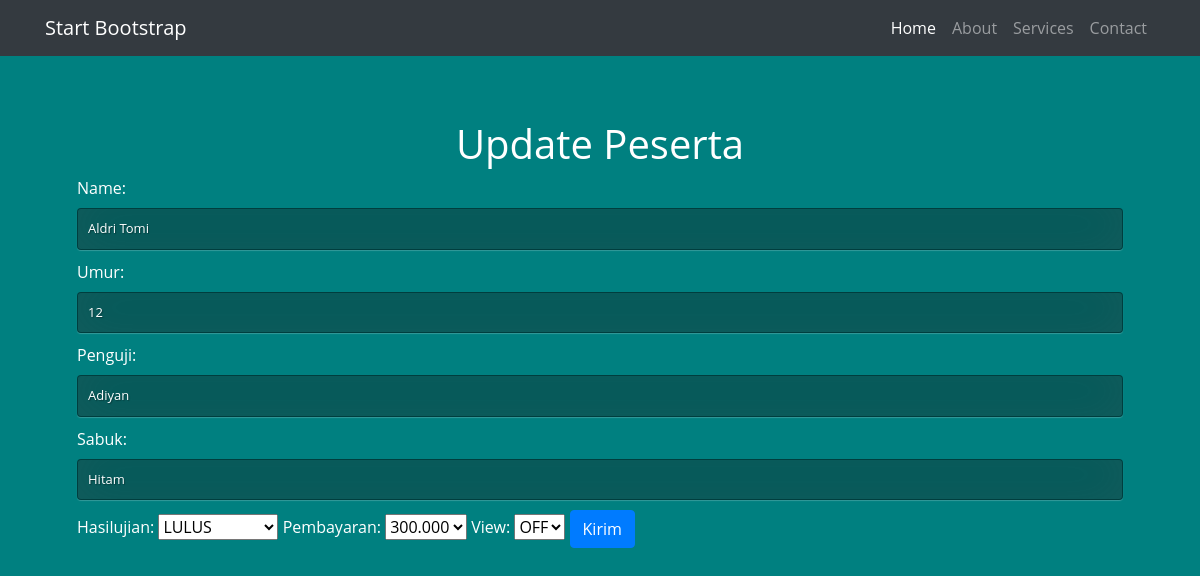
Before: /blog/updatekrida/49 (signed in) with the older database file.
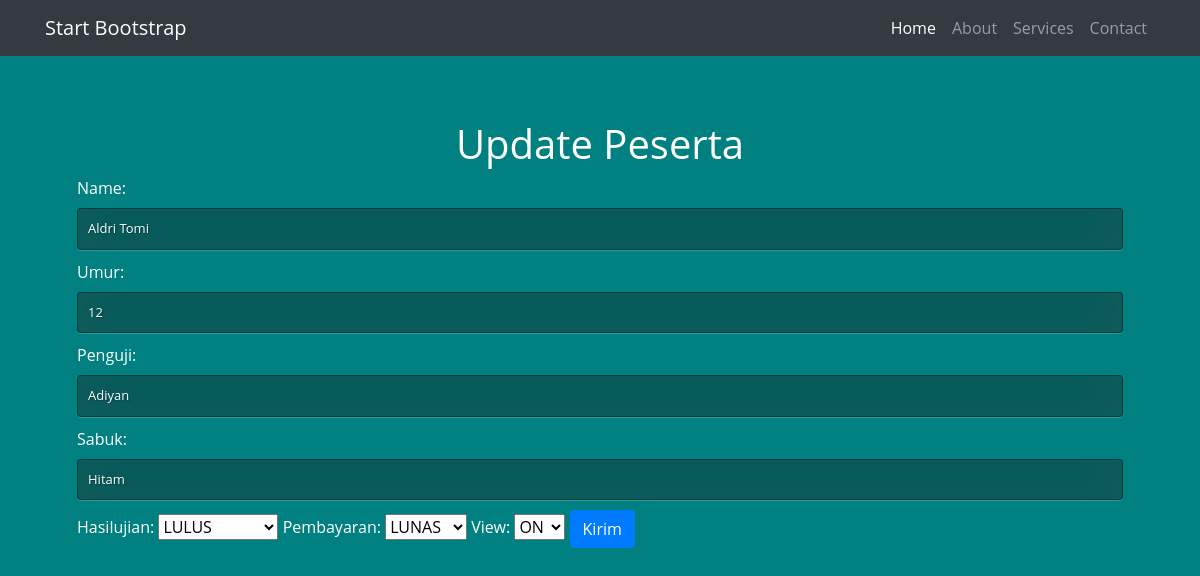
After: the same page with the newer database file.
### zwinkle/models.py (models this page shows, shortened)
class krida_model(models.Model):
    name = models.CharField(max_length=30)
    umur = models.IntegerField()
    penguji = models.CharField(max_length=30)
    sabuk = models.CharField(max_length=30)
    hasilujian = models.CharField(
        max_length=100,
        choices=hasil_ujian,
        default=1,
    )
    pembayaran = models.CharField(
        max_length=100,
        choices=nominal,
        default=1,
    )
    view = models.CharField(
        max_length=100,
        choices=status,
        default=1,
    )

### zwinkle/views.py (the view)
# urls.py: re_path(r'^updatekrida/(?P<update_id_krida>[0-9]+)$', views.updatekrida, name='updatekrida'),
@login_required(redirect_field_name='updatekrida')
def updatekrida(request, update_id_krida):
    kridaupdate = krida_model.objects.get(id=update_id_krida)
    data = {
        'name'     : kridaupdate.name,
        'umur'       : kridaupdate.umur,
        'penguji'  : kridaupdate.penguji,
        'sabuk'  : kridaupdate.sabuk,
    }
    kridadata = krida_form(request.POST or None, initial=data, instance=kridaupdate)
    if request.method == 'POST':
        if kridadata.is_valid():
            kridadata.save()
        return redirect('reviews:krida')
    context = {
        'page_title':'Update Peserta',
        'kridadata':kridadata,
    }
    return render(request, 'post/posting_krida.html', context)

### zwinkle/forms.py
class krida_form(ModelForm):
    class Meta:
        model = krida_model
        fields = [
            'name',
            'umur',
            'penguji',
            'sabuk',
            'hasilujian',
            'pembayaran',
            'view',
        ]
        widgets = {
            'pembayaran': forms.Select(attrs={
                'class': 'forms-control',
                'choices': 'nominal',
            }),
            'hasilujian': forms.Select(attrs={
                'class': 'forms-control',
                'choices': 'hasil_ujian',
            }),
            'view': forms.Select(attrs={
                'class': 'forms-control',
                'choices': 'status',
            }),
        }

### zwinkle/templates/post/posting_krida.html (shortened to what this page needs)
{% load widget_tweaks %}
<!DOCTYPE html>
<html lang="en">
  <head>
    <link rel="stylesheet" href="https://stackpath.bootstrapcdn.com/bootstrap/4.2.1/css/bootstrap.min.css">
  </head>
  <body>
    <nav class="navbar navbar-expand-lg navbar-dark bg-dark static-top">
      <div class="container">
        <a class="navbar-brand" href="{% url 'rumah' %}">Start Bootstrap</a>
        <div class="collapse navbar-collapse" id="navbarResponsive">
          <ul class="navbar-nav ml-auto">
            <li class="nav-item active">
              <a class="nav-link" href="#">Home
              </a>
            </li>
            <li class="nav-item">
              <a class="nav-link" href="#">About</a>
            </li>
            <li class="nav-item">
              <a class="nav-link" href="#">Services</a>
            </li>
            <li class="nav-item">
              <a class="nav-link" href="#">Contact</a>
            </li>
          </ul>
        </div>
      </div>
    </nav>
    <div class="container">
      <div class="jumbotron vertical-center" style="background:inherit">
        <h1 style="text-align:center">{{page_title}}</h1>
          <form method="POST">
          <div class="form-group" style="margin-bottom:10px">
              {{kridadata}}
              <button type="submit" class="btn btn-primary">Kirim</button>
          </div>
    </form>
      </div>
    </div>
  </body>
</html>

Changed rows visible on the page:
changed krida_model "Aldri Tomi": pembayaran "300.000" → "LUNAS"; view "OFF" → "ON"
